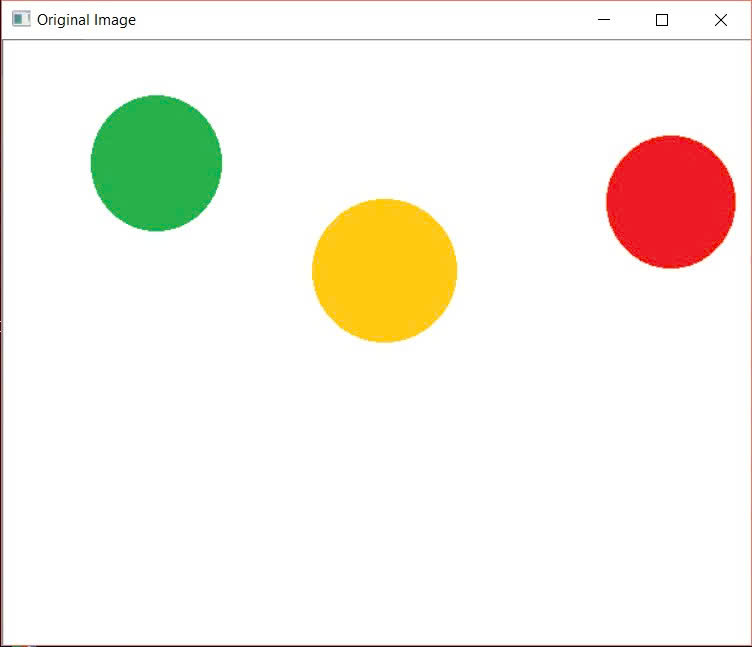
#> input picture 4/pic.jpg, 752 x 647 px, given in place of the camera
$ python video.py
#> lines starting #> are read from the running program, lines starting #| are printed output that depends on the picture; after the words box and inside, x2 and y2 are one past the last pixel; in counts of white or black regions, pixels touching at a corner belong together
import cv2


def main():
    cam = cv2.VideoCapture(0)
    if not cam.isOpened():
        print('Cannot open camera')
        return

    bg_video = cv2.VideoCapture('Jungle1.mp4')
    if not bg_video.isOpened():
        print('Cannot open background video: Jungle1.mp4')
        cam.release()
        return

    background_frame = None
    show_mask = False

    while True:
        ret, frame = cam.read()
#> frame is the input picture: shape (647, 752, 3); mean B, G, R 233.3, 242.3, 246.3
        if not ret:
            break

        frame = cv2.flip(frame, 1)
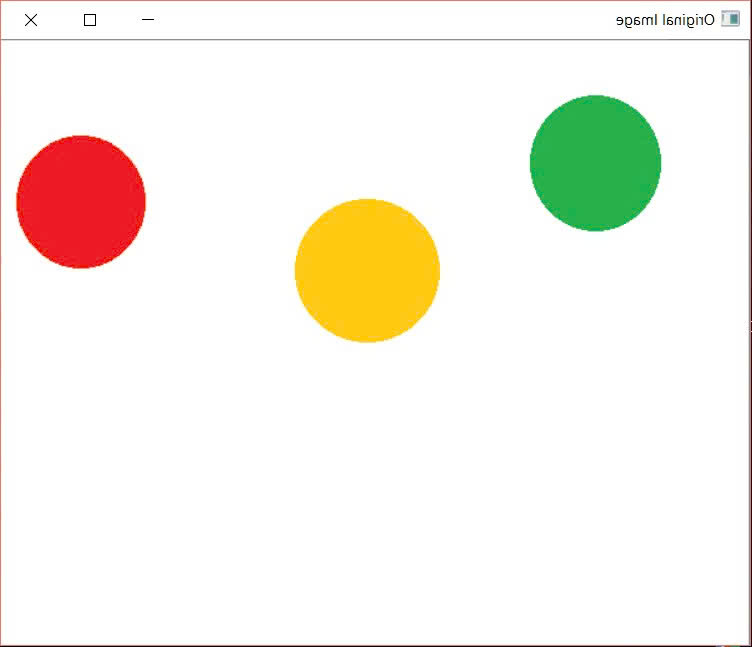
#> frame: shape (647, 752, 3); mean B, G, R 233.3, 242.3, 246.3

        if background_frame is None:
            cv2.putText(
                frame,
                'Press B to capture background, ESC to quit',
                (20, 30),
                cv2.FONT_HERSHEY_SIMPLEX,
                0.7,
                (0, 255, 255),
                2,
                cv2.LINE_AA,
            )
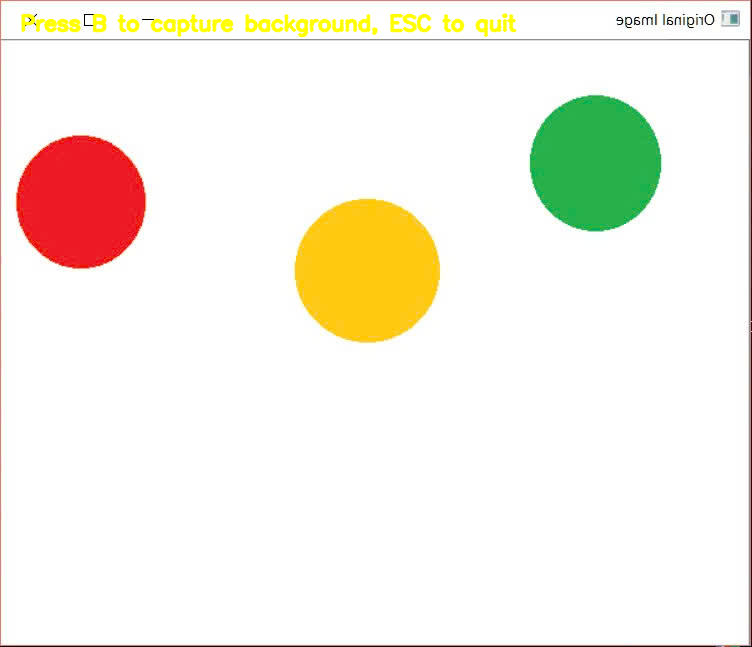
#> frame: shape (647, 752, 3); 1.14% of pixels changed, all inside (x1, y1, x2, y2) = (20, 13, 517, 38)
            cv2.imshow('camera', frame)
            key = cv2.waitKey(1) & 0xFF
#> (key q is pressed here)
            if key == 27:
                break
            if key == ord('b'):
                background_frame = frame.copy()
            continue

        ret_bg, bg = bg_video.read()
        if not ret_bg:
            bg_video.set(cv2.CAP_PROP_POS_FRAMES, 0)
            ret_bg, bg = bg_video.read()
        if not ret_bg:
            break

        bg = cv2.resize(bg, (frame.shape[1], frame.shape[0]))

        diff = cv2.absdiff(frame, background_frame)
        gray = cv2.cvtColor(diff, cv2.COLOR_BGR2GRAY)
        blur = cv2.GaussianBlur(gray, (5, 5), 0)
        _, mask = cv2.threshold(blur, 30, 255, cv2.THRESH_BINARY)

        kernel = cv2.getStructuringElement(cv2.MORPH_ELLIPSE, (5, 5))
        mask = cv2.morphologyEx(mask, cv2.MORPH_OPEN, kernel, iterations=2)
        mask = cv2.dilate(mask, kernel, iterations=2)
        mask_inv = cv2.bitwise_not(mask)

        fg = cv2.bitwise_and(frame, frame, mask=mask)
        bg_part = cv2.bitwise_and(bg, bg, mask=mask_inv)
        combined = cv2.add(fg, bg_part)

        cv2.imshow('camera', combined)
        if show_mask:
            cv2.imshow('mask', mask)
        else:
            # Only destroy if it exists; some builds error on missing window.
            try:
                if cv2.getWindowProperty('mask', cv2.WND_PROP_VISIBLE) >= 0:
                    cv2.destroyWindow('mask')
            except cv2.error:
                pass

        key = cv2.waitKey(1) & 0xFF
        if key == 27 or key == ord('q'):
            break
        if key == ord('b'):
            background_frame = frame.copy()
        if key == ord('m'):
            show_mask = not show_mask

    cam.release()
    bg_video.release()
    cv2.destroyAllWindows()


if __name__ == '__main__':
    main()
